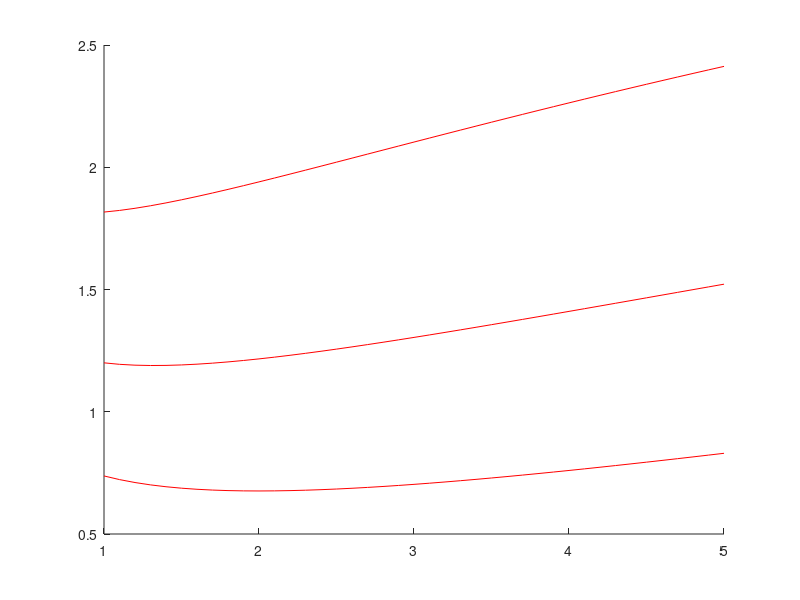

The MATLAB script that drew this image: (Note: this script raises an error after producing the figure.)
load('data/data4comparison.mat');
n=1;
h=figure
hold on
plot(r_tab2,log(meanTa(:,:)),'r');
%plot(r_tab,meanTs(:,:),'b.','MarkerSize',12);

for i=1:size(meanTs,1)
    errorbar(r_tab,log(meanTs(i,:)),3*sdevT(i,:)./meanTs(i,:),'k.');
end
set(gca,'XTick',r_tab)

xlabel('r','fontsize',fs_label);
ylabel('log <T>','fontsize',fs_label);



printpdf(h,'graphics/mfat_comp_r');
